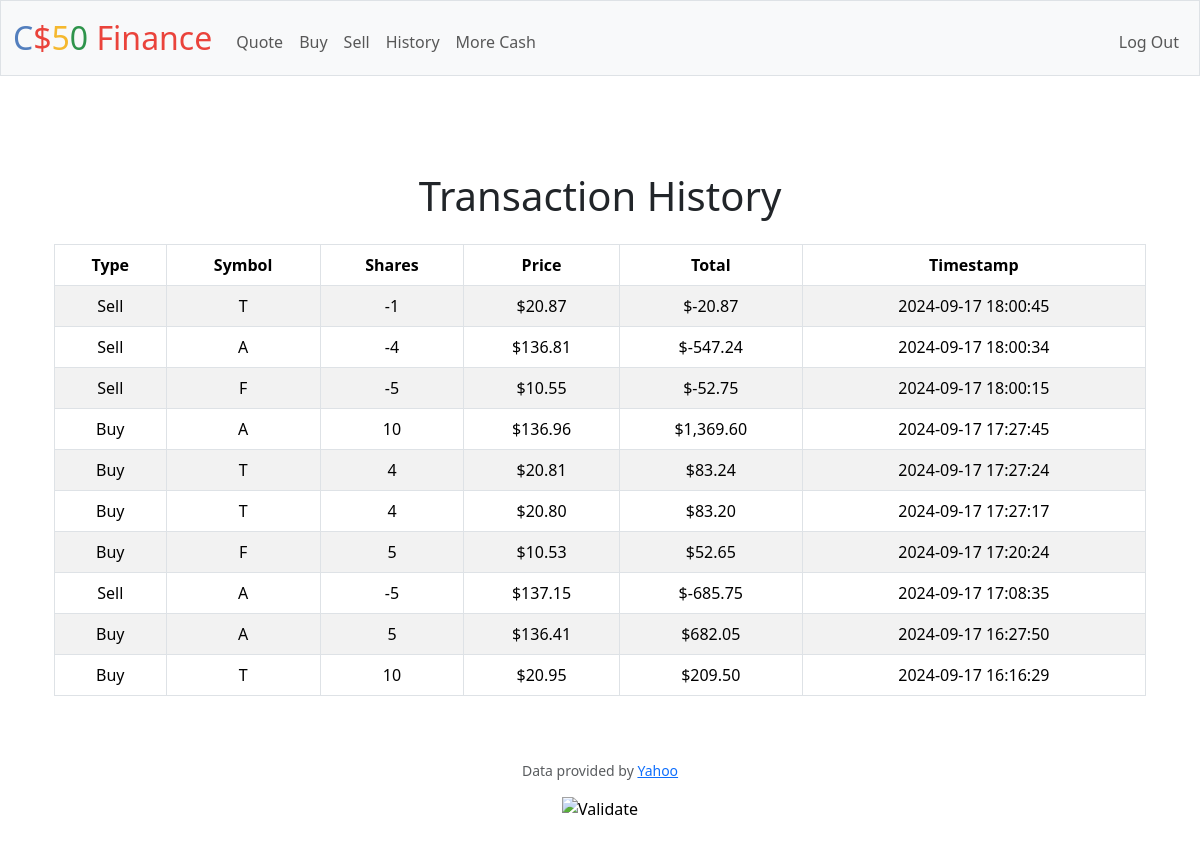
The app's page /history (signed in) with its own data.
### tables this page shows
CREATE TABLE transactions (
id INTEGER PRIMARY KEY AUTOINCREMENT,
user_id INTEGER NOT NULL,
symbol TEXT NOT NULL,
shares INTEGER NOT NULL,
price NUMERIC NOT NULL,
timestamp DATETIME DEFAULT CURRENT_TIMESTAMP,
FOREIGN KEY (user_id) REFERENCES users(id)
);

### app.py (the view)
@app.route("/history")
@login_required
def history():
    user_id = session["user_id"]
    transactions = db.execute("""
        SELECT symbol, shares, price, timestamp, CASE
            WHEN shares > 0 THEN 'BUY'
            ELSE 'SELL'
        END AS type
        FROM transactions
        WHERE user_id = :user_id
        ORDER BY timestamp DESC
    """, user_id=user_id)
    return render_template("history.html", transactions=transactions)

### app.py (called while the page is built)
@app.after_request
def after_request(response):
    response.headers["Cache-Control"] = "no-cache, no-store, must-revalidate"
    response.headers["Expires"] = 0
    response.headers["Pragma"] = "no-cache"
    return response

### helpers.py (called while the page is built)
def login_required(f):
    @wraps(f)
    def decorated_function(*args, **kwargs):
        if session.get("user_id") is None:
            return redirect("/login")
        return f(*args, **kwargs)
    return decorated_function

def usd(value):
    return f"${value:,.2f}"

### templates/history.html (shortened to what this page needs)
{% extends "layout.html" %}
{% block main %}
    <div class="container mt-5">
        <h1 class="text-center mb-4">Transaction History</h1>
        <table class="table table-striped table-bordered">
            <thead class="thead-dark">
                <tr>
                    <th>Type</th>
                    <th>Symbol</th>
                    <th>Shares</th>
                    <th>Price</th>
                    <th>Total</th>
                    <th>Timestamp</th>
                </tr>
            </thead>
            <tbody>
                {% if transactions %}
                    {% for transaction in transactions %}
                        <tr>
                            <td>{{ transaction.type | capitalize }}</td>
                            <td>{{ transaction.symbol }}</td>
                            <td>{{ transaction.shares }}</td>
                            <td>{{ transaction.price | usd }}</td>
                            <td>{{ (transaction.shares * transaction.price) | usd }}</td>
                            <td>{{ transaction.timestamp }}</td>
                        </tr>
                    {% endfor %}
                {% else %}
                    <tr>
                        <td colspan="6" class="text-center">No transaction history available</td>
                    </tr>
                {% endif %}
            </tbody>
        </table>
    </div>
{% endblock %}

### templates/layout.html (shortened to what this page needs)
<!DOCTYPE html>
<html lang="en">
    <head>
        <link href="https://cdn.jsdelivr.net/npm/bootstrap@5.3.3/dist/css/bootstrap.min.css" rel="stylesheet">
        <link href="/static/styles.css" rel="stylesheet">
    </head>
    <body>
        <nav class="bg-light border navbar navbar-expand-md navbar-light">
            <div class="container-fluid">
                <a class="navbar-brand" href="/"><span class="blue">C</span><span class="red">$</span><span class="yellow">5</span><span class="green">0</span> <span class="red">Finance</span></a>
                <div class="collapse navbar-collapse" id="navbar">
                    {% if session["user_id"] %}
                        <ul class="navbar-nav me-auto mt-2">
                            <li class="nav-item"><a class="nav-link" href="/quote">Quote</a></li>
                            <li class="nav-item"><a class="nav-link" href="/buy">Buy</a></li>
                            <li class="nav-item"><a class="nav-link" href="/sell">Sell</a></li>
                            <li class="nav-item"><a class="nav-link" href="/history">History</a></li>
                            <li class="nav-item"><a class="nav-link" href="/cash">More Cash</a></li>
                        </ul>
                        <ul class="navbar-nav ms-auto mt-2">
                            <li class="nav-item"><a class="nav-link" href="/logout">Log Out</a></li>
                        </ul>
                    {% else %}
                        <ul class="navbar-nav ms-auto mt-2">
                            <li class="nav-item"><a class="nav-link" href="/register">Register</a></li>
                            <li class="nav-item"><a class="nav-link" href="/login">Log In</a></li>
                        </ul>
                    {% endif %}
                </div>
            </div>
        </nav>
        <main class="container py-5 text-center">
            {% block main %}{% endblock %}
        </main>
        <footer class="mb-5">
            <p class="mb-3 small text-center text-muted">
                Data provided by <a href="https://finance.yahoo.com/">Yahoo</a>
            </p>
            <form action="https://validator.w3.org/check" class="text-center" enctype="multipart/form-data" method="post" target="_blank">
                <input alt="Validate" src="/static/I_heart_validator.png" type="image">
            </form>
        </footer>
    </body>
</html>

### static/styles.css (style rules this page uses)
nav .navbar-brand { font-size: xx-large; }
nav .navbar-brand .blue { color: #537fbe; }
nav .navbar-brand .red { color: #ea433b; }
nav .navbar-brand .yellow { color: #f5b82e; }
nav .navbar-brand .green { color: #2e944b; }

### records on screen
transactions: (transaction.shares*transaction.price)|usd "$-20.87"
transactions: (transaction.shares*transaction.price)|usd "$-547.24"
transactions: (transaction.shares*transaction.price)|usd "$-52.75"
transactions: (transaction.shares*transaction.price)|usd "$1,369.60"
transactions: (transaction.shares*transaction.price)|usd "$83.24"
transactions: (transaction.shares*transaction.price)|usd "$83.20"
transactions: (transaction.shares*transaction.price)|usd "$52.65"
transactions: (transaction.shares*transaction.price)|usd "$-685.75"
transactions: (transaction.shares*transaction.price)|usd "$682.05"
transactions: (transaction.shares*transaction.price)|usd "$209.50"
